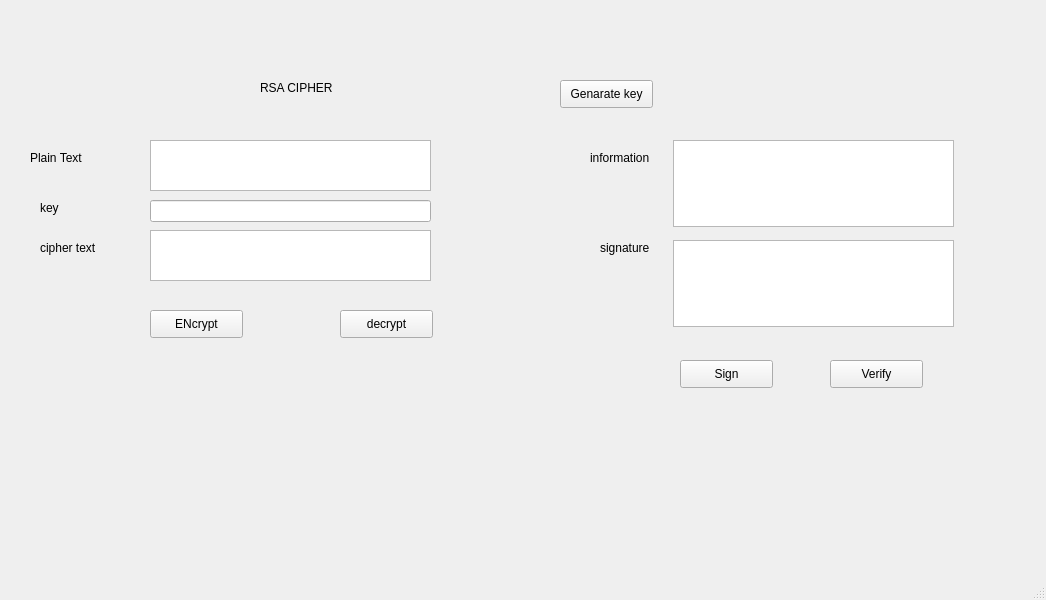
<?xml version="1.0" encoding="UTF-8"?>
<ui version="4.0">
 <class>MainWindow</class>
 <widget class="QMainWindow" name="MainWindow">
  <property name="geometry">
   <rect>
    <x>0</x>
    <y>0</y>
    <width>1046</width>
    <height>600</height>
   </rect>
  </property>
  <property name="windowTitle">
   <string>MainWindow</string>
  </property>
  <widget class="QWidget" name="centralwidget">
   <widget class="QPushButton" name="btn_decrypt">
    <property name="geometry">
     <rect>
      <x>340</x>
      <y>310</y>
      <width>93</width>
      <height>28</height>
     </rect>
    </property>
    <property name="text">
     <string>decrypt</string>
    </property>
   </widget>
   <widget class="QLabel" name="label_2">
    <property name="geometry">
     <rect>
      <x>30</x>
      <y>150</y>
      <width>55</width>
      <height>16</height>
     </rect>
    </property>
    <property name="text">
     <string>Plain Text</string>
    </property>
   </widget>
   <widget class="QLineEdit" name="txt_key">
    <property name="geometry">
     <rect>
      <x>150</x>
      <y>200</y>
      <width>281</width>
      <height>22</height>
     </rect>
    </property>
   </widget>
   <widget class="QLabel" name="label_3">
    <property name="geometry">
     <rect>
      <x>40</x>
      <y>200</y>
      <width>55</width>
      <height>16</height>
     </rect>
    </property>
    <property name="text">
     <string>key</string>
    </property>
   </widget>
   <widget class="QTextEdit" name="txt_cipher_text">
    <property name="geometry">
     <rect>
      <x>150</x>
      <y>230</y>
      <width>281</width>
      <height>51</height>
     </rect>
    </property>
   </widget>
   <widget class="QLabel" name="label_4">
    <property name="geometry">
     <rect>
      <x>40</x>
      <y>240</y>
      <width>71</width>
      <height>16</height>
     </rect>
    </property>
    <property name="text">
     <string>cipher text</string>
    </property>
   </widget>
   <widget class="QTextEdit" name="txt_plain_text">
    <property name="geometry">
     <rect>
      <x>150</x>
      <y>140</y>
      <width>281</width>
      <height>51</height>
     </rect>
    </property>
   </widget>
   <widget class="QPushButton" name="btn_encrypt">
    <property name="geometry">
     <rect>
      <x>150</x>
      <y>310</y>
      <width>93</width>
      <height>28</height>
     </rect>
    </property>
    <property name="text">
     <string>ENcrypt</string>
    </property>
   </widget>
   <widget class="QLabel" name="label">
    <property name="geometry">
     <rect>
      <x>260</x>
      <y>80</y>
      <width>101</width>
      <height>16</height>
     </rect>
    </property>
    <property name="text">
     <string>RSA CIPHER</string>
    </property>
   </widget>
   <widget class="QLabel" name="label_5">
    <property name="geometry">
     <rect>
      <x>590</x>
      <y>150</y>
      <width>71</width>
      <height>16</height>
     </rect>
    </property>
    <property name="text">
     <string>information</string>
    </property>
   </widget>
   <widget class="QLabel" name="label_6">
    <property name="geometry">
     <rect>
      <x>600</x>
      <y>240</y>
      <width>55</width>
      <height>16</height>
     </rect>
    </property>
    <property name="text">
     <string>signature</string>
    </property>
   </widget>
   <widget class="QTextEdit" name="txt_info">
    <property name="geometry">
     <rect>
      <x>673</x>
      <y>140</y>
      <width>281</width>
      <height>87</height>
     </rect>
    </property>
   </widget>
   <widget class="QTextEdit" name="txt_sign">
    <property name="geometry">
     <rect>
      <x>673</x>
      <y>240</y>
      <width>281</width>
      <height>87</height>
     </rect>
    </property>
   </widget>
   <widget class="QPushButton" name="btn_sign">
    <property name="geometry">
     <rect>
      <x>680</x>
      <y>360</y>
      <width>93</width>
      <height>28</height>
     </rect>
    </property>
    <property name="text">
     <string>Sign</string>
    </property>
   </widget>
   <widget class="QPushButton" name="btn_verify">
    <property name="geometry">
     <rect>
      <x>830</x>
      <y>360</y>
      <width>93</width>
      <height>28</height>
     </rect>
    </property>
    <property name="text">
     <string>Verify</string>
    </property>
   </widget>
   <widget class="QPushButton" name="btn_generate">
    <property name="geometry">
     <rect>
      <x>560</x>
      <y>80</y>
      <width>93</width>
      <height>28</height>
     </rect>
    </property>
    <property name="text">
     <string>Genarate key</string>
    </property>
   </widget>
  </widget>
  <widget class="QMenuBar" name="menubar">
   <property name="geometry">
    <rect>
     <x>0</x>
     <y>0</y>
     <width>1046</width>
     <height>26</height>
    </rect>
   </property>
  </widget>
  <widget class="QStatusBar" name="statusbar"/>
 </widget>
 <resources/>
 <connections/>
</ui>
